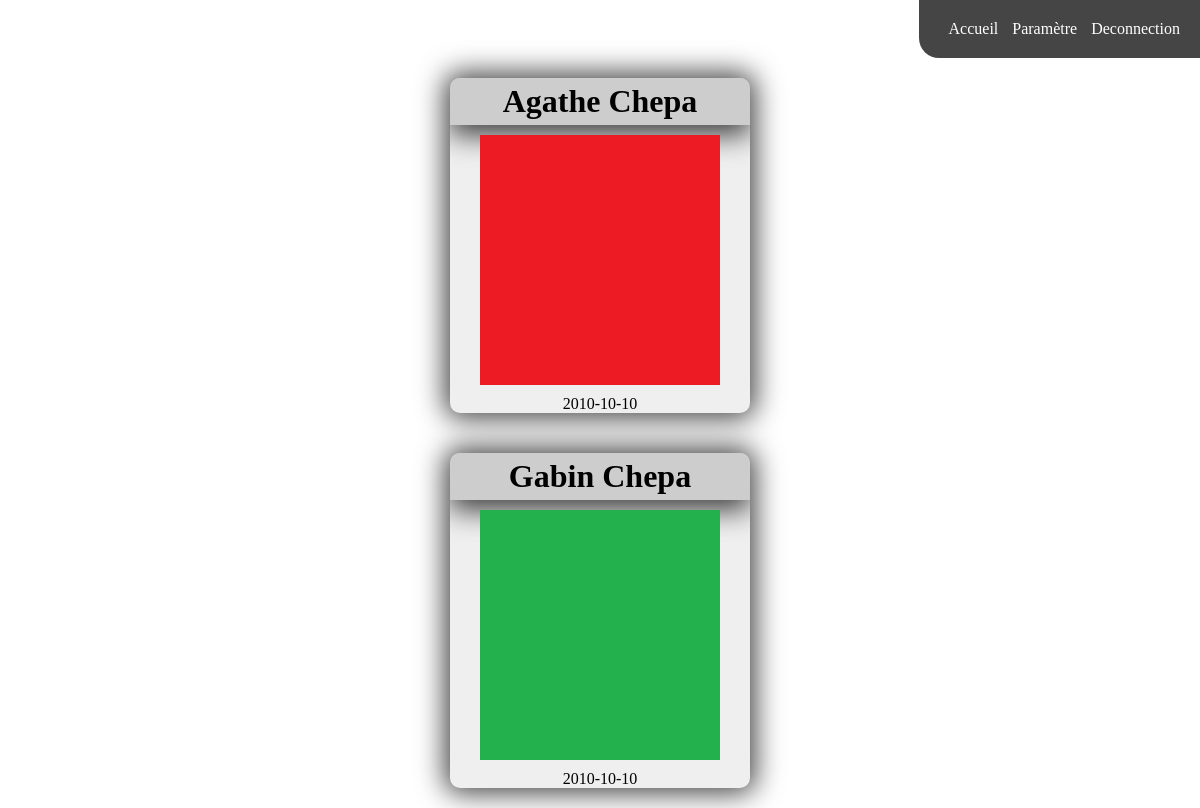
Screenshot of /accueil/accueil.php (signed in) with the database file from the repository.
### tables this page shows
CREATE TABLE `enfants` (
  `id_enfant` int NOT NULL AUTO_INCREMENT,
  `nom_enfant` varchar(100) DEFAULT NULL,
  `prenom_enfant` varchar(100) DEFAULT NULL,
  `date_naissance` date DEFAULT NULL,
  `id_utilisateur` int DEFAULT NULL,
  `photo` varchar(50) DEFAULT NULL,
  PRIMARY KEY (`id_enfant`)
);

### accueil/accueil.php (the view, shortened to what this page needs)
<?php
include '../php/database.php';
?>
<!DOCTYPE html>
<html lang="en">
<head>
    <link rel="stylesheet" href="style.css">
</head>
<body>
    <?php
    include("../php/nav.php");
    ?>
    <div class="container">
        <?php
        if($_SESSION['role'] == 'Admin'){
            $sql = "SELECT * FROM Enfants";
            $result = $conn->query($sql);
            if($result->num_rows > 0){
                while($row = $result->fetch_assoc()){
                    echo '
                        <a href="../enfant/enfant.php?id='. $row['id_enfant'] .'" class="box">
                            <h1>' . $row['prenom_enfant'] . " " . $row['nom_enfant']. '</h1>
                            <div class="img">
                                <img src="../img/'. $row['photo'] .'" alt="Photo">
                            </div>
                            <p>'. $row['date_naissance'] .'</p>
                        </a>
                    ';
                }
            }
        }else{
            $sql = "SELECT id_enfant, nom_enfant, prenom_enfant, date_naissance, photo FROM Enfants WHERE id_utilisateur = " . $_SESSION['id_utilisateur'];
            $result = $conn->query($sql);
            if($result->num_rows > 0){
                while($row = $result->fetch_assoc()){
                    echo '
                        <a href="../enfant/enfant.php?id='. $row['id_enfant'] .'" class="box">
                            <h1>' . $row['prenom_enfant'] . " " . $row['nom_enfant']. '</h1>
                            <div class="img">
                                <img src="../img/'. $row['photo'] .'" alt="Photo">
                            </div>
                            <p>'. $row['date_naissance'] .'</p>
                        </a>
                    ';
                }
            }
        }
        ?>
    </div>
</body>
</html>

### accueil/style.css (style rules this page uses)
* { padding: 0; margin: 0; box-sizing: border-box; }
.container { display: flex; flex-direction: column; align-items: center; }
.box { width: 300px; background: #efefef; display: flex; flex-direction: column; align-items: center; text-decoration: none; box-shadow: 0px 0px 28px 5px rgba(0, 0, 0, 0.75); -webkit-box-shadow: 0px 0px 28px 5px rgba(0, 0, 0, 0.75); -moz-box-shadow: 0px 0px 28px 5px rgba(0, 0, 0, 0.75); margin: 20px; border-radius: 10px; overflow: hidden; }
.box .img { position: relative; background: black; width: 80%; height: 250px; flex-grow: 1; display: flex; justify-content: center; align-items: center; font-size: 60px; }
.box .img img { width: 100%; height: 100%; }
.box h1 { width: 100%; display: flex; align-items: center; justify-content: center; background: #cdcdcd; box-shadow: 0px 10px 28px 0px rgba(0, 0, 0, 0.75); -webkit-box-shadow: 0px 10px 28px 0px rgba(0, 0, 0, 0.75); -moz-box-shadow: 0px 10px 28px 0px rgba(0, 0, 0, 0.75); margin-bottom: 10px; text-align: center; padding: 5px; }
.box .img { margin-bottom: 10px; }
.box h1, .box .img, .box p { pointer-events: none; text-decoration: none; color: black; }

### rows the page displays
enfants: prenom_enfant "Agathe", nom_enfant "Chepa", photo (picture), date_naissance "2010-10-10"
enfants: prenom_enfant "Gabin", nom_enfant "Chepa", photo (picture), date_naissance "2010-10-10"
